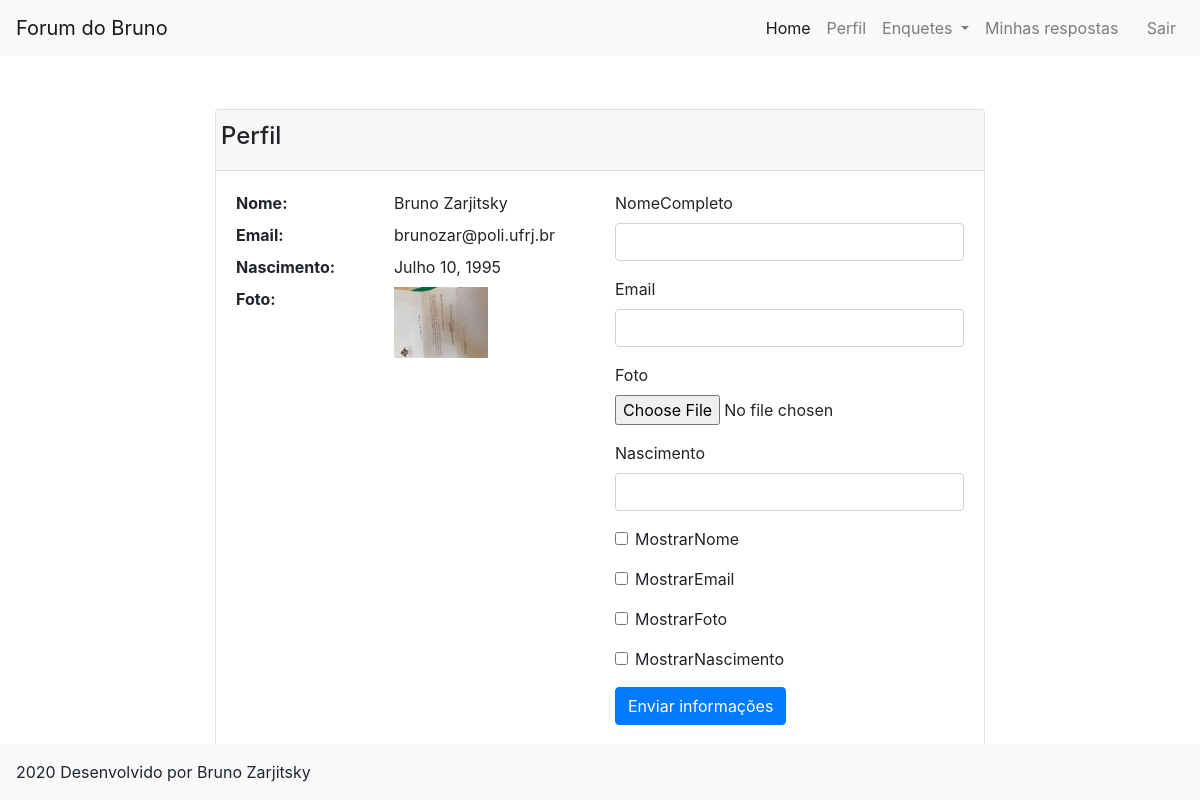
Page /preencherPerfil/ (signed in) on the committed database.
### siteForum/models.py (models this page shows, shortened)
class perfil(models.Model):
    usuario = models.ForeignKey(User, on_delete=models.CASCADE, default="", blank=True, null=True)
    nomeCompleto = models.CharField(max_length=100, blank=True, null=True)
    email = models.EmailField(blank=True, null=True)
    foto = models.FileField(blank=True, null=True)
    nascimento = models.DateField(blank=True, null=True)
    mostrarNome = models.BooleanField()
    mostrarEmail = models.BooleanField()
    mostrarFoto = models.BooleanField()
    mostrarNascimento = models.BooleanField()

### siteForum/views.py (the view)
# urls.py: path('preencherPerfil/', views.preencherPerfil, name = "preencherPerfil"),
def preencherPerfil(request):
    if request.method == "POST":
        form = perfilForm(usuario = request.user, data = request.POST, files=request.FILES)
        if form.is_valid():
            form.save()
            return redirect("Index")
    else:
        form = perfilForm()
    meuPer = perfil.objects.filter(usuario = request.user).last()
    meuPerfil = {"usuario": meuPer.usuario, "nomeCompleto": meuPer.nomeCompleto, "email": meuPer.email, "foto": meuPer.foto,
                "nascimento": meuPer.nascimento, "mostrarNome": meuPer.mostrarNome, "mostrarEmail": meuPer.mostrarEmail,
                "mostrarFoto": meuPer.mostrarFoto, "mostrarNascimento": meuPer.mostrarNascimento,
                "qtdEnquetes": len(enquete.objects.filter(dono = request.user)),
                "qtdRespostas": len(resposta.objects.filter(dono = request.user)),}
    return render(request, "preencherPerfil.html", {"background": "background"+str(randint(1,3))+".jpg",
                                                    "form": form, "meuPerfil": meuPerfil})

### siteForum/forms.py (shortened to what this page needs)
class perfilForm(forms.ModelForm):
    def __init__(self, **kwargs):
        self.usuario = kwargs.pop("usuario", None)
        super(perfilForm, self).__init__(**kwargs)
    class Meta:
        model = perfil
        exclude = ("usuario",)

### templates/preencherPerfil.html (shortened to what this page needs)
{% extends "base_page.html"%}
{% load static%}
{% load crispy_forms_tags %}
{% block content %}
<div class = "row justify-content-center" style="padding-top: 5%;">
    <div class = "col-md-2"></div>
    <div class = "col-md-8">
        <div class = "card">
            <div class = "card-header">
                <div class = "row">
                    <h4>Perfil</h4>
                </div>
            </div>
            <div class="card-body">
                <div class = "row">
                    <div class = "col-md-6">
                        <dl class = "row">
                            <dt class = "col-sm-5">Nome: </dt>
                            <dd class = "col-sm-7">{{meuPerfil.nomeCompleto}}</dd>
                            <dt class = "col-sm-5">Email: </dt>
                            <dd class = "col-sm-7">{{meuPerfil.email}}</dd>
                            <dt class = "col-sm-5">Nascimento: </dt>
                            <dd class = "col-sm-7">{{meuPerfil.nascimento}}</dd>
                            <dt class = "col-sm-5">Foto: </dt>
                            {% if meuPerfil.foto %}
                            <dd class = "col-sm-7"><img src="{{meuPerfil.foto.url}}" alt="" style="max-width: 70%; max-height: 70%;"></dd>
                            {% endif %}
                        </dl>
                    </div>
                    <div class = "col-md-6">
                        <form action="" method="post" enctype="multipart/form-data">
                            {{form|crispy}}
                            <button type="submit" class="save btn btn-primary">Enviar informações</button>
                        </form>
                    </div>
                </div>
            </div>
        </div>
    </div>
    <div class = "col-md-2">
    </div>
</div>
{% endblock %}

### rows in the picture
perfil: nomeCompleto "Bruno Zarjitsky", email "brunozar@poli.ufrj.br", nascimento "Julho 10, 1995"
